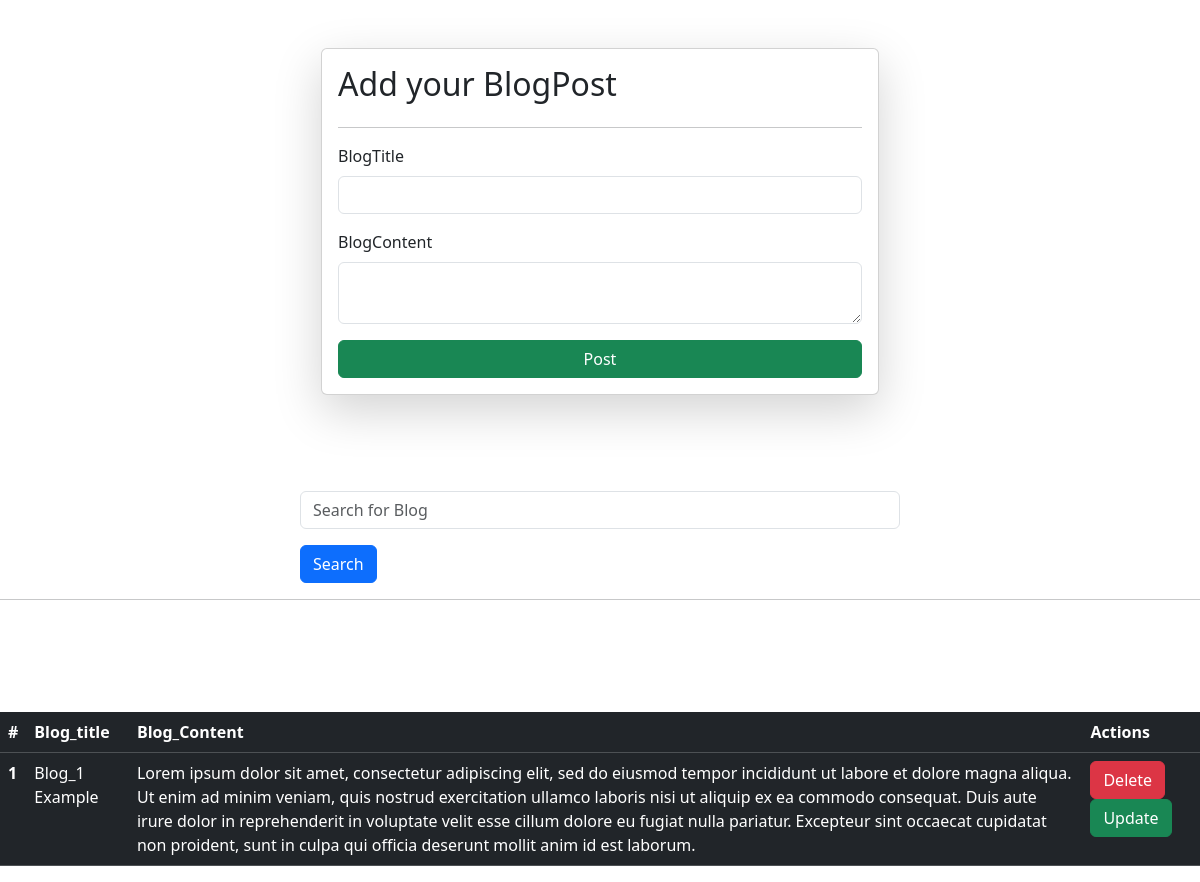
The page / on the database its author committed.
### blog/models.py (models this page shows)
class blogs(models.Model):
    blog_name = models.TextField(max_length=50)
    blog_content = models.TextField(max_length=1000)

### blog/views.py (the view, shortened to what this page needs)
# urls.py: path('', blogs_view, name='home'),
def blogs_view(request):
    queryset = blogs.objects.all()
    if request.GET.get('search'):
        queryset = queryset.filter(blog_name__icontains = request.GET.get('search'))
    context = {
        'blog_list': queryset
    }
    return render(request,'form.html',context)

### blog/templates/form.html (shortened to what this page needs)
<!DOCTYPE html>
<html lang="en">
<head>
    <link href="https://cdn.jsdelivr.net/npm/bootstrap@5.3.3/dist/css/bootstrap.min.css" rel="stylesheet">
</head>
<body>
    <div class="container mt-5">
        <form class="col-6 mx-auto card p-3 shadow-lg" method="post" enctype="multipart/form-data">
            <h2>Add your BlogPost</h2>
            <hr>
            <div class="mb-3">
              <label for="exampleInputEmail1" class="form-label">BlogTitle</label>
              <input type="text" class="form-control" name="blog_name">
            </div>
            <div class="mb-3">
              <label for="exampleInputPassword1" class="form-label" >BlogContent</label>
              <textarea class="form-control" name="blog_content"></textarea>
            </div>
              <button type="submit" class="btn btn-success">Post</button>
          </form>
          <br><br><br><br>
    </div>
    <div class="mx-auto col-6">
      <form>
      <div class="mb-3">
      <input type="text" class="form-control" name="search" placeholder ="Search for Blog">
    </div>
    <button type = "submit" class="btn btn-primary">Search </button>
    </form>
  </div>
  <hr>
    <br><br><br><br>
    <table class="table table-dark">
      <thead>
        <tr>
          <th scope="col">#</th>
          <th scope="col">Blog_title</th>
          <th scope="col">Blog_Content</th>
          <th scope="col">Actions</th>
        </tr>
      </thead>
      <tbody>
          {% for blog in blog_list %}
        <tr>
          <th scope="row">{{forloop.counter}}</th>
          <td>{{blog.blog_name}}</td>
          <td>{{blog.blog_content}}</td>
          <td><a href="/delete-blog/{{blog.id}}" class="btn btn-danger">Delete</a>
          <a href="/update-blog/{{blog.id}}" class="btn btn-success">Update</a></td>
        </tr>
       {% endfor %}
      </tbody>
    </table>
</body>
</html>

### rows shown on the page
blogs: blog_name "Blog_1 Example", blog_content "Lorem ipsum dolor sit amet, consectetur adipiscing elit, sed do eiusmod tempor incididunt ut labore et dolore magna aliqua. Ut enim ad minim veniam, quis nostrud exercitation ullamco laboris nisi ut aliquip ex ea commodo consequat. Duis aute irure dolor in reprehenderit in voluptate velit esse cillum dolore eu fugiat nulla pariatur. Excepteur sint occaecat cupidatat non proident, sunt in culpa qui officia deserunt mollit anim id est laborum."
